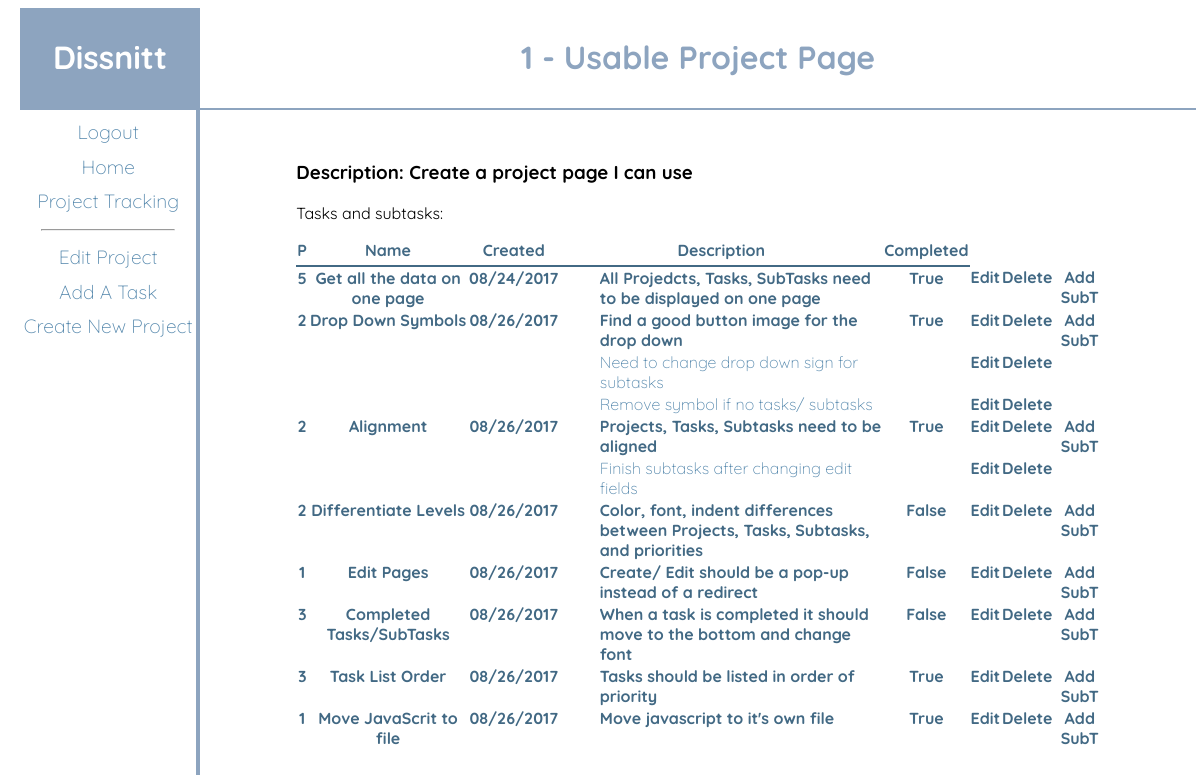
Screenshot of /todo/2/ (signed in) with the database file from the repository.
### todo/models.py (models this page shows, shortened)
class Project(models.Model):
    project_name = models.CharField(max_length=30)
    created_date = models.DateTimeField('created_date')
    completed = models.BooleanField()
    description = models.TextField()
    priority = models.IntegerField()
    owner = models.ForeignKey(User, on_delete=models.CASCADE)

class Task(models.Model):
    task_name = models.CharField(max_length=30)
    created_date = models.DateTimeField('created_date')
    completed = models.BooleanField()
    description = models.TextField()
    priority = models.IntegerField()
    project = models.ForeignKey(Project, on_delete=models.CASCADE)

class SubTask(models.Model):
    sub_name = models.TextField()
    task = models.ForeignKey(Task, on_delete=models.CASCADE)

### todo/views.py (the view)
# urls.py: url(r'^(?P<pk>[0-9]+)/$', views.DetailView.as_view(), name='detail'),
class DetailView(LoginRequiredMixin, generic.DetailView):
    model = Project
    template_name = 'todo/detail.html'

### todo/templates/todo/detail.html (shortened to what this page needs)
{% extends 'base.html' %}
{% load staticfiles %}
{% block head %}
<link rel="stylesheet" href="{% static 'todo/css/todo.css' %}">
{% endblock %}
{% block page_header %}<h1>{{ project.priority}} - {{ project.project_name}}</h1>{% endblock %}
{% block sidepage %}
<hr>
<a href="{% url 'todo:edit_project' pk=project.pk %}">Edit Project</a><br>
<a href="{% url 'todo:new_task' pk=project.pk %}">Add A Task</a><br>
<a href="{% url 'todo:new_project' %}">Create New Project</a><br>
{% endblock %}
{% block content %}
<div class="project_detail">
    <h3>Description: {{ project.description }}</h3>
    <p>Tasks and subtasks:</p>
    <table>
        <tr class="todo_table_header">
            <th>P</th>
            <th>Name</th>
             <th>Created</th>
            <th>Description</th>
            <th>Completed</th>
        </tr>
    {% for task in project.task_set.all %}
        <tr>
            <td>{{ task.priority }}</td>
            <td>{{ task.task_name }}</td>
            <td>{{ task.created_date | date:"m/d/Y" }}</td>
            <td class="tddetalign">{{ task.description }}</td>
            <td>{{ task.completed }}</td>
            <td><a href="{% url 'todo:edit_task' pk=project.pk tk=task.pk %}">Edit</a></td>
            <td><a href="{% url 'todo:delete_task' pk=project.pk tk=task.pk %}">Delete</a></td>
            <td><a href="{% url 'todo:new_subtask' pk=project.pk tk=task.pk %}">Add SubT</a></td>
        </tr>
        {% for subtask in task.subtask_set.all %}
        <tr class="subt_rows">
            <td></td><td>{{subtask.priority}}</td>
            <td>{{subtask.created_date | date:"m/d/Y" }}</td>
            <td class="tddetalign">{{ subtask.sub_name}}</td>
            <td>{{ subtask.completed }}</td>
            <td><a href="{% url 'todo:edit_subtask' pk=project.pk sk=subtask.pk %}">Edit</a></td>
            <td><a href="{% url 'todo:delete_subtask' pk=project.pk sk=subtask.pk %}">Delete</a></td>
        </tr>
        {% endfor %}
    {% endfor %}
    </table>
</div>
{% endblock %}

### mylogin/static/mylogin/css/base.css (style rules this page uses)
body { padding: 0; width: 100%; }
div.side_navigation a { text-decoration: none; }
div.side_navigation hr { width: 75%; background-color: #8da4bf; }

### todo/static/todo/css/todo.css (style rules this page uses)
tr.todo_table_header th { border-bottom: 2px solid #426984; padding-bottom: 5px; }
div.project_detail { margin-left: 10%; margin-top: 5%; }
div.project_detail table { width: 90%; text-align: center; border-collapse: collapse; color: #426984; font-weight: bold; }
div.project_detail table a, td { text-decoration: none; color: #426984; font-weight: bold; vertical-align: top; }
tr.subt_rows td, a { font-weight: 200; color: #5487AC; }
td.tddetalign { text-align: left; padding-left: 5%; width: 40%; }

### rows the page displays
Project: priority "1", project_name "Usable Project Page", description "Create a project page I can use"
Task: priority "5", task_name "Get all the data on one page", created_date "08/24/2017", description "All Projedcts, Tasks, SubTasks need to be displayed on one page", completed "True"
Task: priority "2", task_name "Drop Down Symbols", created_date "08/26/2017", description "Find a good button image for the drop down", completed "True"
SubTask: sub_name "Need to change drop down sign for subtasks"
SubTask: sub_name "Remove symbol if no tasks/ subtasks"
Task: priority "2", task_name "Alignment", created_date "08/26/2017", description "Projects, Tasks, Subtasks need to be aligned", completed "True"
SubTask: sub_name "Finish subtasks after changing edit fields"
Task: priority "2", task_name "Differentiate Levels", created_date "08/26/2017", description "Color, font, indent differences between Projects, Tasks, Subtasks, and priorities", completed "False"
Task: priority "1", task_name "Edit Pages", created_date "08/26/2017", description "Create/ Edit should be a pop-up instead of a redirect", completed "False"
Task: priority "3", task_name "Completed Tasks/SubTasks", created_date "08/26/2017", description "When a task is completed it should move to the bottom and change font", completed "False"
Task: priority "3", task_name "Task List Order", created_date "08/26/2017", description "Tasks should be listed in order of priority", completed "True"
Task: priority "1", task_name "Move JavaScrit to file", created_date "08/26/2017", description "Move javascript to it's own file", completed "True"
